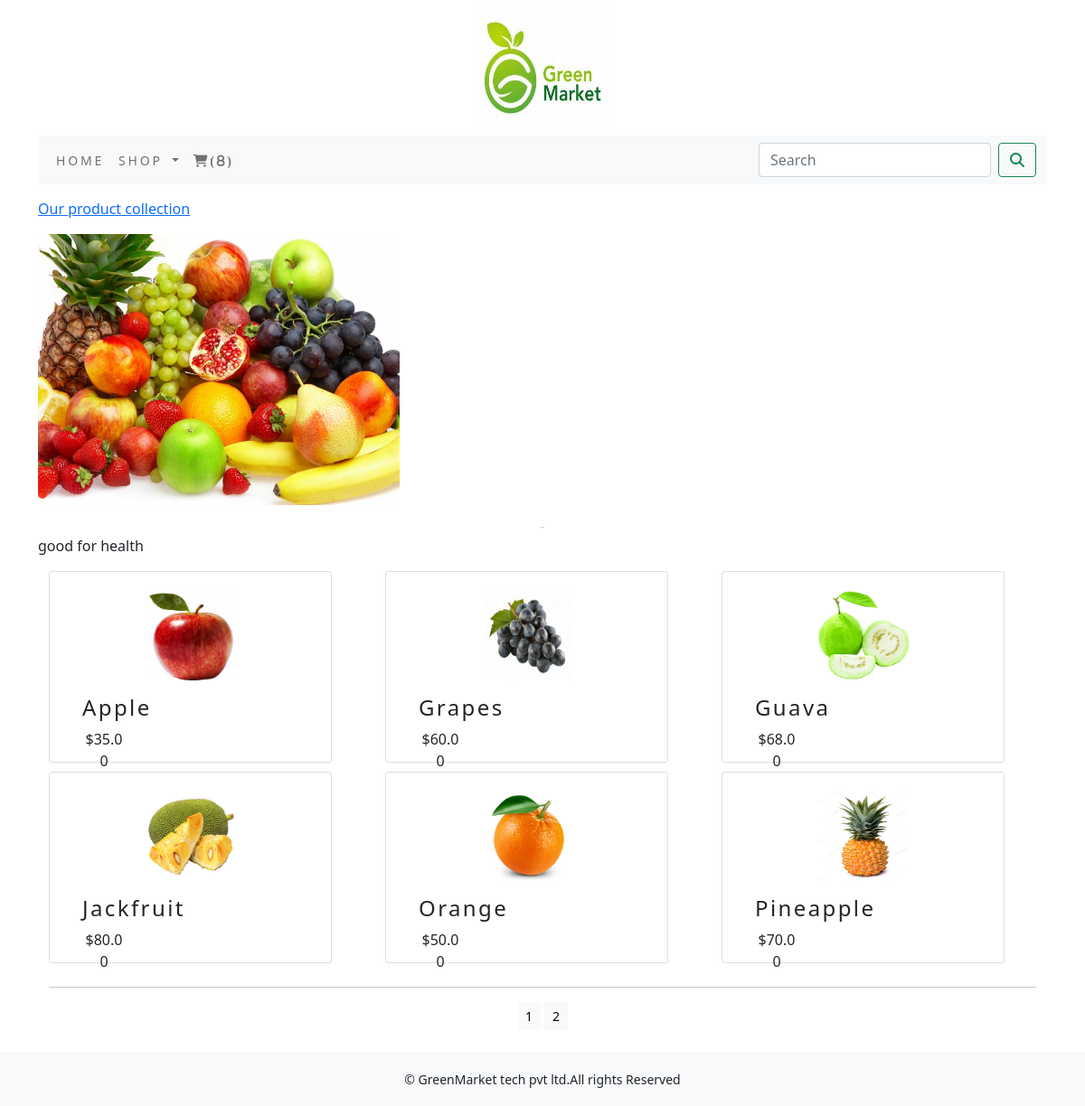
The app's page /shop3/fruits/ with its own data.
### shop3/models.py (models this page shows, shortened)
class Category(models.Model):
    name=models.CharField(max_length=250,unique=True)
    slug=models.SlugField(max_length=250,unique=True)
    description=models.TextField(blank=True)
    image=models.ImageField(upload_to='category',blank=True)
    class Meta:
        ordering=('name',)
        verbose_name='category'
        verbose_name_plural='categories'
    def get_url (self):
        return reverse('shop3:products_by_category',args=[self.slug])

class Product(models.Model):
    name=models.CharField(max_length=250,unique=True)
    slug=models.SlugField(max_length=250,unique=True)
    description=models.TextField(blank=True)
    price=models.DecimalField(max_digits=10,decimal_places=2)
    category=models.ForeignKey(Category,on_delete=models.CASCADE)
    image=models.ImageField(upload_to='product',blank=True)
    stock=models.IntegerField()
    available=models.BooleanField(default=True)
    created=models.DateTimeField(auto_now_add=True)
    updated=models.DateTimeField(auto_now=True)
    def get_url(self):
        return reverse('shop3:prodCatdetail',args=[self.category.slug,self.slug])
    class Meta:
        ordering=('name',)
        verbose_name='product'
        verbose_name_plural='products'
    def product():
        return None

### shop3/views.py (the view)
# urls.py: path('', views.allProdCat, name='allProdCat'),
def allProdCat(request,c_slug=None):
     c_page=None
     products_list=None
     if c_slug!=None:
         c_page=get_object_or_404(Category,slug=c_slug)
         products_list=Product.objects.all().filter(category=c_page,available=True)
     else:
         products_list=Product.objects.all().filter(available=True)
     paginator=Paginator(products_list,6)
     try:
         page=int(request.GET.get('page','1'))
     except:
         page=1
     try:
         products=paginator.page(page)
     except (EmptyPage,InvalidPage):
         products=paginator.page(paginator.num_pages)
     return render(request,"category.html",{'category':c_page,'products':products})

### cart/context_processors.py (called while the page is built)
def counter(request):
    item_count=0
    if 'admin' in request.path:
        return {}
    else:
        try:
            cart=Cart.objects.filter(cart_id=_cart_id(request))
            cart_items=CartItem.objects.all().filter(cart=cart[:1])
            for cart_item in cart_items:
               item_count += cart_item.quantity
        except Cart.DoesNotExist:
            item_count=0
    return dict(item_count=item_count)

### cart/views.py (called while the page is built)
def _cart_id(request):
    cart=request.session.session_key
    if not cart:
        cart=request.session.create()
        return cart

### shop3/context_processors.py (called while the page is built)
def menu_links(request):
    links=Category.objects.all()
    return dict(links=links)

### templates/category.html (shortened to what this page needs)
{% extends 'base.html' %}
{% load static %}
{% block content %}
{% if category %}
   <div>
       <div class="row my_row_class">
           <div class="mx-auto">
           <p><a href="{% url 'shop3:allProdCat' %}"> Our product collection</a></p>
       </div>
           </div>
   </div>
  {% endif %}
<div class="mx_auto">
    {% if category %}
    <img class="my_image" src="{{category.image.url}}" alt="{{category.name}}" style="width:400px;height=400px;">
</div>
   <br>
<div>
    <h1 class="text-center my_title">{{category.name}}</h1>
    <p class="text-justify">{{category.description}}</p>
</div>
     {% endif %}
<div class="container">
    <div class="row mx_auto">
        {% for product in products.object_list %}
        <div class="my_bottom_margin col-9 col-sm-12  col-md-4  xol-lg-4 ">
            <div class="card text-center" style="width:90%; height:100%; padding:20px;">
                <a href="{{product.get_url}}"><img class="card-img-top my_image" src="{{product.image.url}}" style="width:100px;height:100px;" alt="{{product.name}}" > </a>
            <div class="card-body" style=" width:80px; height:70px;">
                <h4>{{product.name}}</h4>
                <p>${{product.price}}</p>
            </div>
            </div>
        </div>
        {% endfor %}
    </div>
    <div class="mx-auto">
        {% if products.paginator.num_pages > 1 %}
        <hr>
        <div class="text-center">
           {% for pg in products.paginator.page_range %}
             <a href="?page={{pg}}" class="btn btn-light btn-sm {% if products.number == pg %} active {% endif %}">{{pg}}</a>
           {% endfor %}
        </div>
        {% endif %}
    </div>
    <br>
</div>
{% endblock %}

### static/css/custom.css (style rules this page uses)
body { font-family: 'Roboto', sans-serif; }
.my_row_class { padding-top:15px; }
.my_title { font-size:1px; text_transform:uppercase; letter-spacing:.2em; }
.my_bottom_margin { margin-bottom:10px; }
.card-body h4 { font-size:24px; display:flex; letter-spacing:.1em; }

### records on screen
Category: image (picture), description "good for health"
Product: image (picture), name "Apple", price "35.00"
Product: image (picture), name "Grapes", price "60.00"
Product: image (picture), name "Guava", price "68.00"
Product: image (picture), name "Jackfruit", price "80.00"
Product: image (picture), name "Orange", price "50.00"
Product: image (picture), name "Pineapple", price "70.00"

### other values on screen
{{ item_count }} "8"
{{ pg }} "1" "2"
